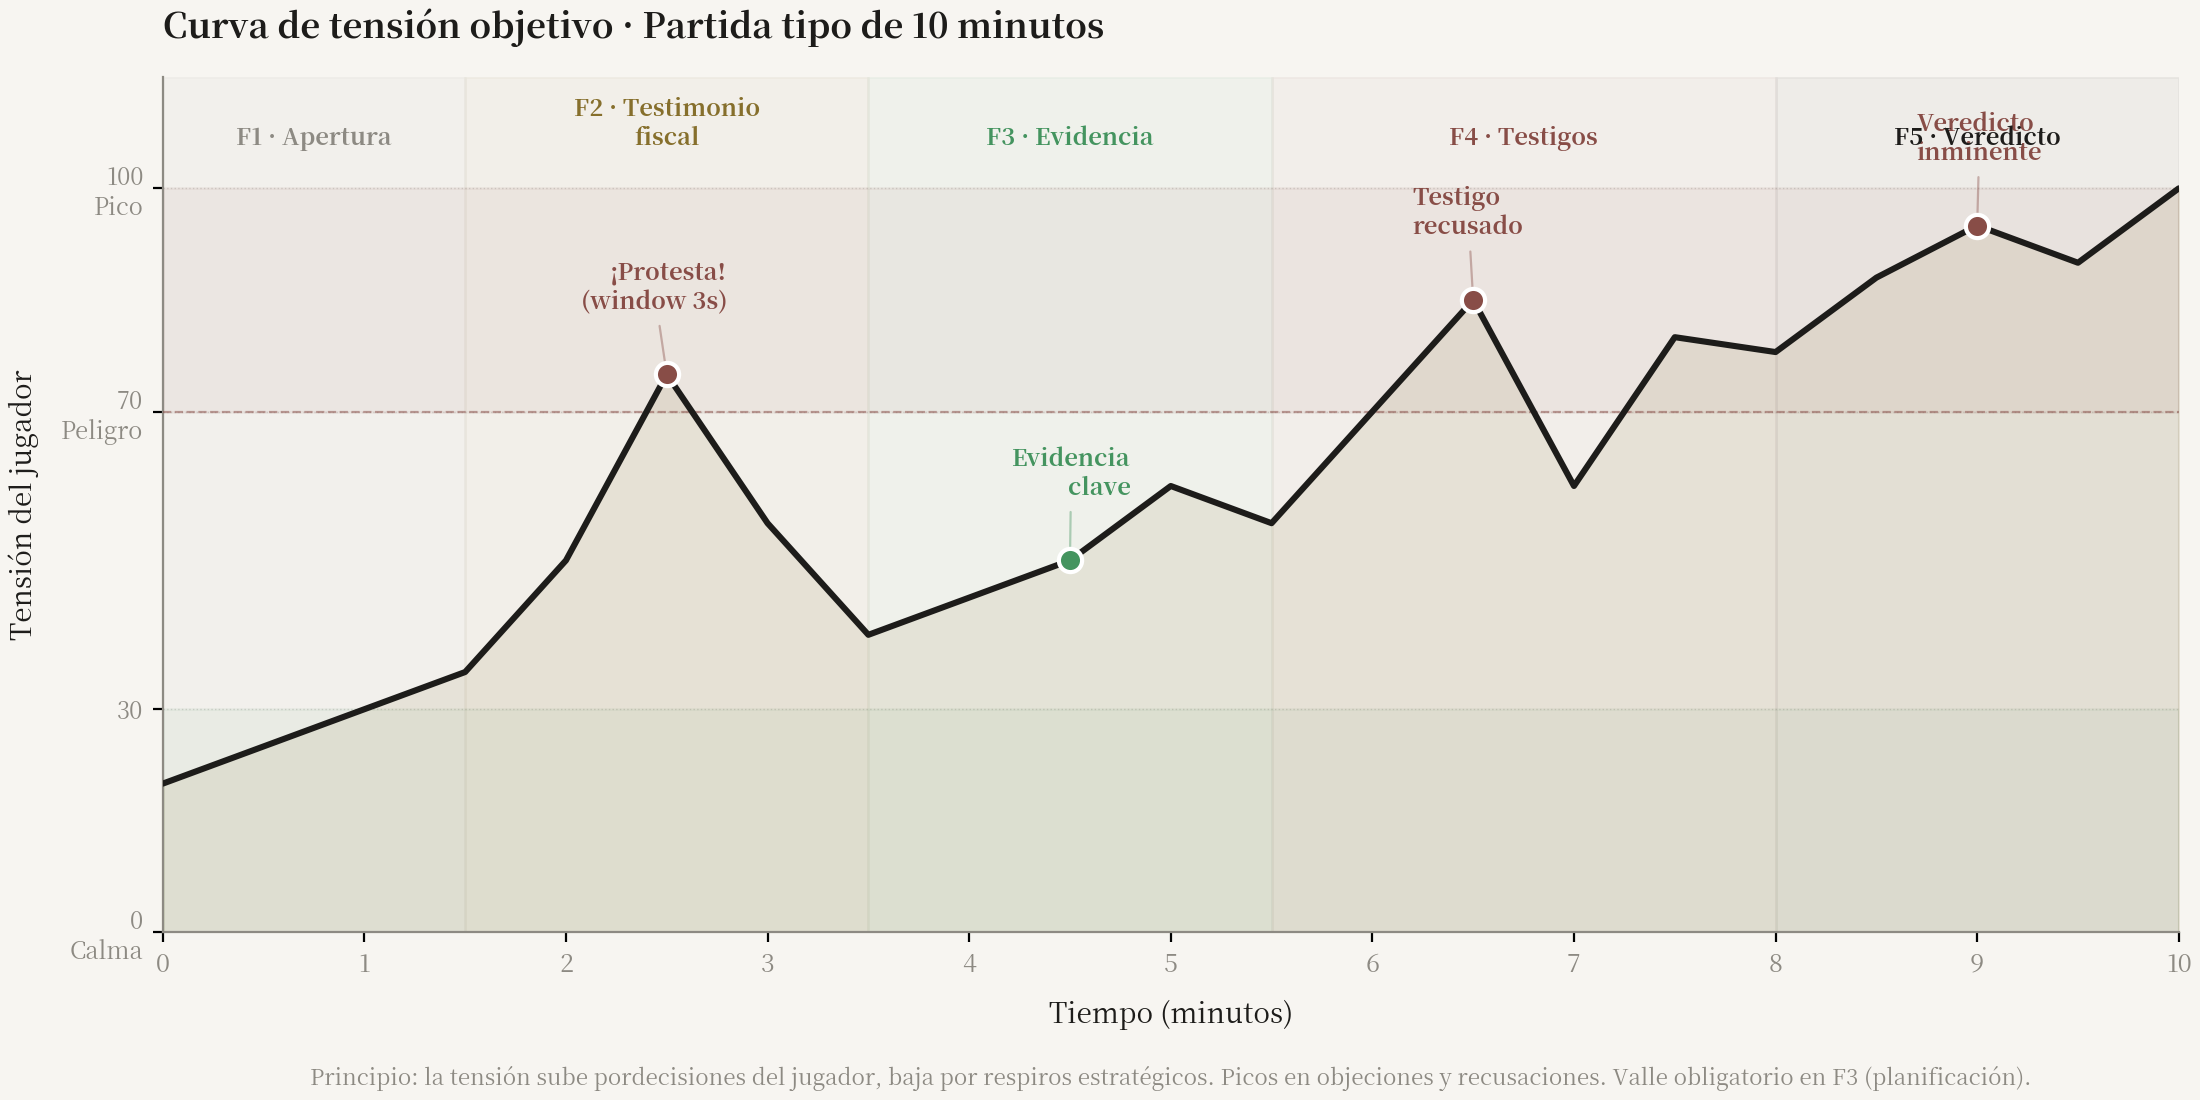

This figure's Python source:
"""
Diagrama de loop de tensión de una partida de NOT GUILTY.
Eje X: tiempo (minutos, 0-10)
Eje Y: tensión (0-100)
Muestra las 5 fases con sus picos y valles, y marca los eventos críticos.
"""
import matplotlib
import matplotlib.pyplot as plt
import matplotlib.font_manager as fm
import numpy as np
from matplotlib.patches import FancyBboxPatch, Rectangle
import os

# Fuentes
fm.fontManager.addfont('/usr/share/fonts/truetype/noto-serif-sc/NotoSerifSC-Regular.ttf')
fm.fontManager.addfont('/usr/share/fonts/truetype/noto-serif-sc/NotoSerifSC-Bold.ttf')
fm.fontManager.addfont('/usr/share/fonts/truetype/dejavu/DejaVuSans.ttf')
plt.rcParams['font.sans-serif'] = ['Noto Serif SC', 'DejaVu Sans']
plt.rcParams['axes.unicode_minus'] = False

# Paleta del documento
C_BG = '#f7f5f1'
C_PRIMARY = '#1d1c1a'
C_MUTED = '#8d8a83'
C_ACCENT = '#866f2c'
C_ACCENT2 = '#884d47'
C_LINE = '#696149'
C_OK = '#44945f'
C_WARN = '#98804f'

fig, ax = plt.subplots(figsize=(11, 5.5), facecolor=C_BG, constrained_layout=True)
ax.set_facecolor(C_BG)

# Datos: tiempo vs tensión
# 5 fases:
# F1 Apertura (0-1.5): subida suave 20→35
# F2 Testimonio fiscal (1.5-3.5): subida con pico en objeción 35→75→55
# F3 Evidencia (3.5-5.5): valle estratégico 55→40→60
# F4 Testigos (5.5-8): picos por recusación 60→85→65→80
# F5 Veredicto (8-10): subida final 80→95→(caída a 30 o sube a 100)

t = np.array([0, 0.5, 1.5, 2.0, 2.5, 3.0, 3.5, 4.0, 4.5, 5.0, 5.5,
              6.0, 6.5, 7.0, 7.5, 8.0, 8.5, 9.0, 9.5, 10.0])
y = np.array([20, 25, 35, 50, 75, 55, 40, 45, 50, 60, 55,
              70, 85, 60, 80, 78, 88, 95, 90, 100])

# Línea principal de tensión
ax.plot(t, y, color=C_PRIMARY, linewidth=2.2, zorder=5, solid_capstyle='round')
ax.fill_between(t, y, 0, color=C_ACCENT, alpha=0.10, zorder=2)

# Banda de "zona de peligro" (tensión > 70)
ax.axhspan(70, 100, color=C_ACCENT2, alpha=0.06, zorder=1)
ax.axhline(70, color=C_ACCENT2, linewidth=0.8, linestyle='--', alpha=0.5, zorder=3)

# Banda de "zona de calma" (tensión < 30)
ax.axhspan(0, 30, color=C_OK, alpha=0.05, zorder=1)

# Marcadores de eventos clave
events = [
    (2.5, 75, '¡Protesta!\n(window 3s)', C_ACCENT2, 'right'),
    (4.5, 50, 'Evidencia\nclave', C_OK, 'right'),
    (6.5, 85, 'Testigo\nrecusado', C_ACCENT2, 'left'),
    (9.0, 95, 'Veredicto\ninminente', C_ACCENT2, 'left'),
]
for tx, ty, label, col, ha in events:
    ax.scatter([tx], [ty], s=70, color=col, zorder=6, edgecolor='white', linewidth=1.5)
    offset_x = 0.3 if ha == 'right' else -0.3
    ax.annotate(label, xy=(tx, ty), xytext=(tx + offset_x, ty + 8),
                fontsize=8.5, color=col, ha=ha, va='bottom',
                fontweight='bold',
                arrowprops=dict(arrowstyle='-', color=col, alpha=0.4, lw=0.8))

# Fondos de fases (bandas verticales)
phases = [
    (0, 1.5, 'F1 · Apertura', C_MUTED),
    (1.5, 3.5, 'F2 · Testimonio\nfiscal', C_ACCENT),
    (3.5, 5.5, 'F3 · Evidencia', C_OK),
    (5.5, 8.0, 'F4 · Testigos', C_ACCENT2),
    (8.0, 10.0, 'F5 · Veredicto', C_PRIMARY),
]
for x0, x1, label, col in phases:
    ax.axvspan(x0, x1, alpha=0.04, color=col, zorder=0)
    ax.text((x0 + x1) / 2, 105, label, ha='center', va='bottom',
            fontsize=8.5, color=col, fontweight='bold')

# Eje X
ax.set_xlim(0, 10)
ax.set_xticks(range(0, 11, 1))
ax.set_xticklabels([f'{i}' for i in range(0, 11)], fontsize=9, color=C_MUTED)
ax.set_xlabel('Tiempo (minutos)', fontsize=10, color=C_PRIMARY, labelpad=8)

# Eje Y
ax.set_ylim(0, 115)
ax.set_yticks([0, 30, 70, 100])
ax.set_yticklabels(['0\nCalma', '30', '70\nPeligro', '100\nPico'], fontsize=8.5, color=C_MUTED)
ax.set_ylabel('Tensión del jugador', fontsize=10, color=C_PRIMARY, labelpad=8)

# Estilo spines
for spine in ['top', 'right']:
    ax.spines[spine].set_visible(False)
ax.spines['left'].set_color(C_MUTED)
ax.spines['bottom'].set_color(C_MUTED)
ax.spines['left'].set_linewidth(0.8)
ax.spines['bottom'].set_linewidth(0.8)

# Grid
ax.grid(axis='y', linestyle=':', color=C_MUTED, alpha=0.3, linewidth=0.5)
ax.set_axisbelow(True)

# Título
ax.set_title('Curva de tensión objetivo · Partida tipo de 10 minutos',
             fontsize=12.5, color=C_PRIMARY, pad=14, loc='left', fontweight='bold')

# Anotación de principio rector
ax.text(5, -18, 'Principio: la tensión sube pordecisiones del jugador, baja por respiros estratégicos. '
                'Picos en objeciones y recusaciones. Valle obligatorio en F3 (planificación).',
        ha='center', va='top', fontsize=8, color=C_MUTED, style='italic',
        transform=ax.transData)

plt.savefig('/home/z/my-project/scripts/tension_loop.png',
            dpi=200, facecolor=C_BG, bbox_inches=None)
print("OK: /home/z/my-project/scripts/tension_loop.png")
